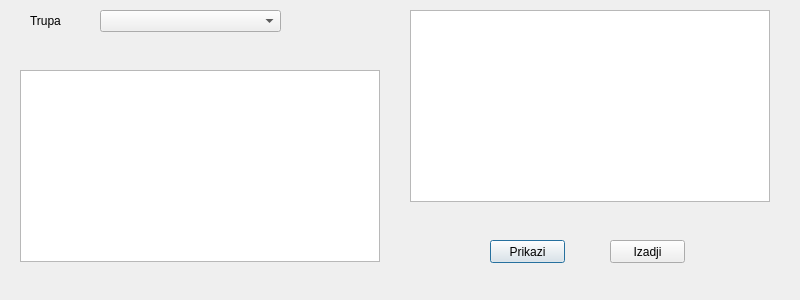
<?xml version="1.0" encoding="UTF-8"?>
<ui version="4.0">
 <class>PoTrupama</class>
 <widget class="QDialog" name="PoTrupama">
  <property name="geometry">
   <rect>
    <x>0</x>
    <y>0</y>
    <width>800</width>
    <height>300</height>
   </rect>
  </property>
  <property name="windowTitle">
   <string>Po trupama</string>
  </property>
  <widget class="QLabel" name="labelTrupa">
   <property name="geometry">
    <rect>
     <x>30</x>
     <y>10</y>
     <width>71</width>
     <height>21</height>
    </rect>
   </property>
   <property name="text">
    <string>Trupa</string>
   </property>
  </widget>
  <widget class="QComboBox" name="comboBoxTrupa">
   <property name="geometry">
    <rect>
     <x>100</x>
     <y>10</y>
     <width>181</width>
     <height>22</height>
    </rect>
   </property>
  </widget>
  <widget class="QTableView" name="tableViewGlumci">
   <property name="geometry">
    <rect>
     <x>20</x>
     <y>70</y>
     <width>360</width>
     <height>192</height>
    </rect>
   </property>
  </widget>
  <widget class="QTableView" name="tableViewKomadi">
   <property name="geometry">
    <rect>
     <x>410</x>
     <y>10</y>
     <width>360</width>
     <height>192</height>
    </rect>
   </property>
  </widget>
  <widget class="QPushButton" name="pushButtonPrikazi">
   <property name="geometry">
    <rect>
     <x>490</x>
     <y>240</y>
     <width>75</width>
     <height>23</height>
    </rect>
   </property>
   <property name="text">
    <string>Prikazi</string>
   </property>
  </widget>
  <widget class="QPushButton" name="pushButtonIzadji">
   <property name="geometry">
    <rect>
     <x>610</x>
     <y>240</y>
     <width>75</width>
     <height>23</height>
    </rect>
   </property>
   <property name="text">
    <string>Izadji</string>
   </property>
  </widget>
 </widget>
 <resources/>
 <connections/>
</ui>
